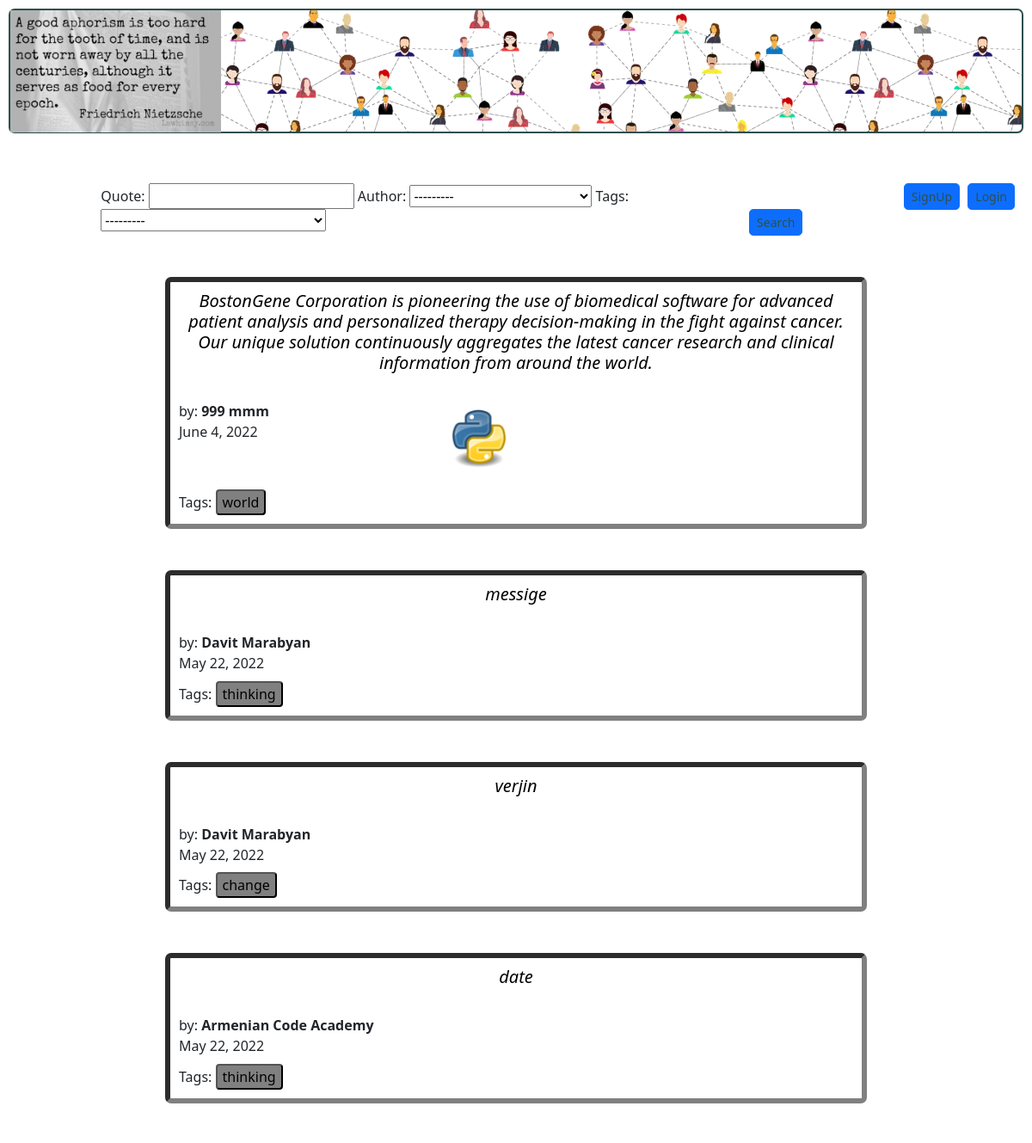
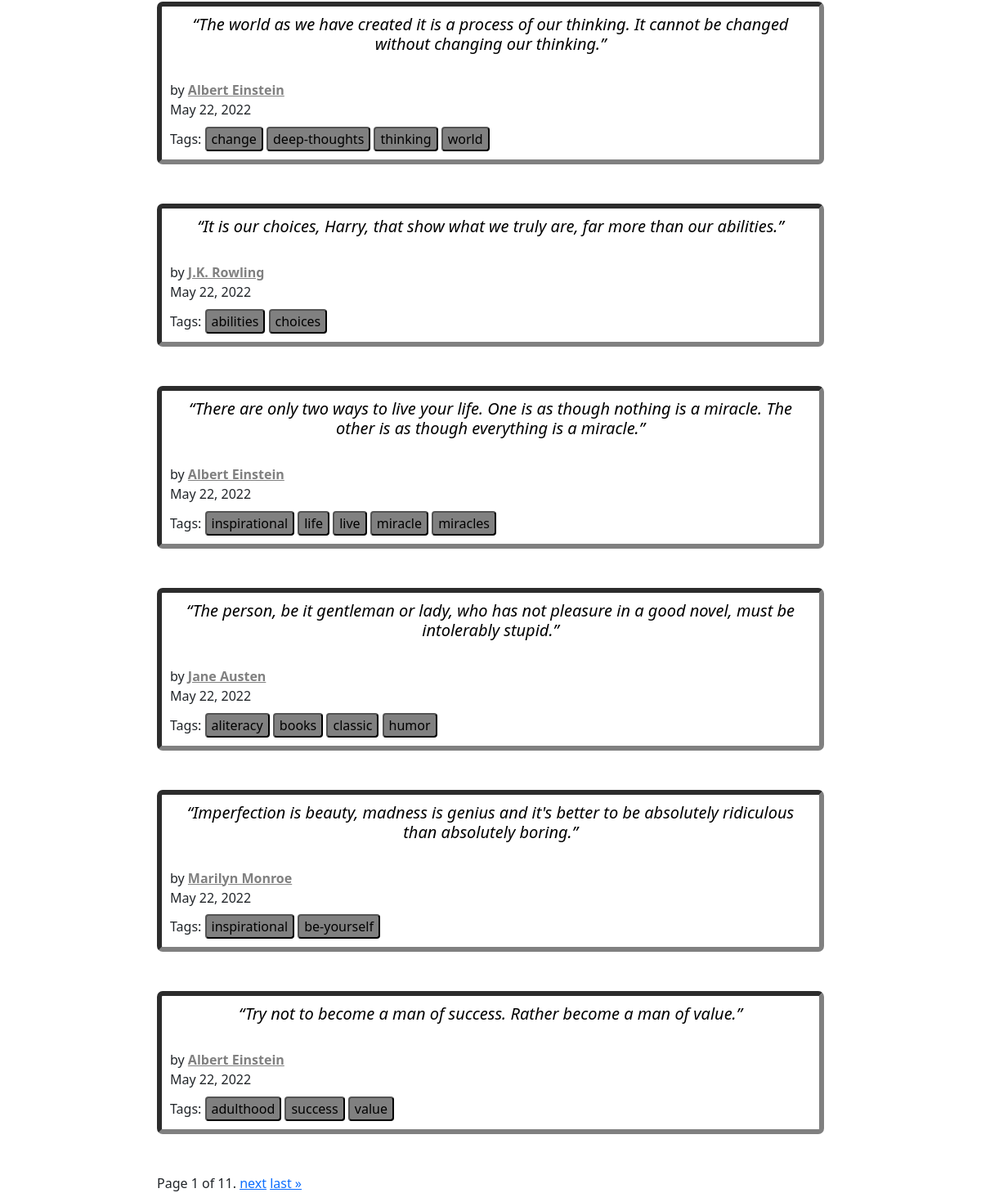
/home/, run on the app's committed database (2 pictures, top to bottom).
### scrap/models.py (models this page shows, shortened)
class Authors(models.Model):
    author = models.CharField(max_length=50, null=False, unique=True)
    def __str__(self):
        return f'{self.author}'

class Quotas(models.Model):
    quota = models.TextField(null=False)
    author = models.ForeignKey(Authors, on_delete=models.SET_NULL, null=True)
    user = models.ForeignKey(User, on_delete=models.SET_NULL, null=True)
    tag = models.ManyToManyField(Tags)
    fav = models.ManyToManyField(User, related_name='favor', blank=True)
    picture = models.ImageField(upload_to='media', blank=True, null=True)
    download = models.FileField(upload_to='media', blank=True, null=True)
    date = models.DateTimeField(auto_now=True, blank=True)

class Tags(models.Model):
    tag = models.CharField(max_length=50, unique=True, null=False)
    def __str__(self):
        return f'{self.tag}'

### scrap/views.py (the view)
# urls.py: urlpatterns = [path('', AphListView.as_view(), name='get_aphs'),
class AphListView(ListView):
    model = Quotas
    paginate_by = 10
    template_name = 'list.html'
    def get_context_data(self, **kwargs):
        context = super().get_context_data(**kwargs)
        context['search_form'] = SearchForm()
        return context
    def get_queryset(self):
        object_list = Quotas.objects.all().order_by('-date')
        if 'quota' in self.request.GET and self.request.GET['quota']:
            quota = self.request.GET['quota']
            object_list = object_list.filter(quota__icontains=quota)
        if 'author' in self.request.GET and self.request.GET['author']:
            author = self.request.GET['author']
            object_list = object_list.filter(author=author)
        if 'tag' in self.request.GET and self.request.GET['tag']:
            tag = self.request.GET['tag']
            object_list = object_list.filter(tag=tag)
        if 'user' in self.request.GET:
            object_list = object_list.filter(user=self.request.user)
        if 'fav' in self.request.GET:
            object_list = object_list.filter(fav=self.request.user)
        return object_list

### scrap/forms.py
class SearchForm(forms.Form):
    quota = forms.CharField(label='Quote', required=False, widget=forms.TextInput(attrs={'class': 'formclass'}))
    author = forms.ModelChoiceField(queryset=Authors.objects.all(),  label='Author', required=False)
    tag = forms.ModelChoiceField(queryset=Tags.objects.all(),  label='Tags', required=False)
    class Meta:
        model = Quotas
        fields = ('quota', 'author', 'tag')

### scrap/templates/list.html (shortened to what this page needs)
{% extends "base.html" %}
{% block content %}
<br><br>
<div style="float:right;margin-right:20px" ;>
    {%if request.user.is_authenticated%}
    <a href="{% url 'accounts:logout' %}">
        <button class="btn btn-primary btn-sm" >Logout</button>
    </a>
    {%else%}
    <a style="text-decoration:none" href="{% url 'accounts:register' %}">
        <button  class="btn btn-primary btn-sm">SignUp</button>
    </a>
    <a href="{% url 'accounts:login' %}" style="margin-left:5px;text-decoration:none">
        <button  class="btn btn-primary btn-sm">Login</button>
    </a>
    {%endif%}
</div>
<div class="container d-flex justify-content-center mt-12" style="width: 70%;">
    <div class="col mt-12">
        <form action="{% url 'scrap:get_aphs' %}" method="GET">
            {{ search_form }}
            <input type="submit" class="btn btn-primary btn-sm" value="Search" style="float:right">
        </form>
    </div>
</div>
<div class="container d-flex mt-5" style="width: 70%;">
    <div class="col">
        {% for aph in object_list %}
        <div style="border:6px inset grey;border-radius: 7px;padding:10px">
            <h5 class="text-center"><a style="text-decoration:none;color:black;" href="{%url 'scrap:aph' aph.id%}"><i> {{ aph.quota }}</i></a></h5>
            <br>
            {%if aph.user%}
           <td class="text-center">by: <b>{%if aph.user.first_name%}{{aph.author}}{%else%}{{aph.user.username}}{%endif%}</b></td>
            {%else%}
            <td class="text-center">by <b><a style="color:grey" target="_blank" href="https://en.wikipedia.org/wiki/{{aph.author}}">{{ aph.author }}</a></b></td>
            {%endif%}
            <p style="margin-bottom:-5%">{{ aph.date.date }}</p>
            {%if aph.picture%}
            <img src="{{ aph.picture.url }}" style="width:70px;margin-left:40%" alt="My image">
            {%endif%}
            <br><br>
            <td>Tags: {% for tag in aph.tag.all %}<a style="text-decoration:none;" href="{% url 'scrap:get_aphs' %}?tag={{tag.id}}"><button style="background:grey;border-radius:4px;">{{ tag }} </button> </a>{% endfor %}</td>
            </div>
 <br><br>
        {% endfor %}
<div class="pagination">
    <span class="step-links">
        <span class="current">
            Page {{ page_obj.number }} of {{ page_obj.paginator.num_pages }}.
        </span>
        {% if page_obj.has_next %}
            <a href="?page={{ page_obj.next_page_number }}">next</a>
            <a href="?page={{ page_obj.paginator.num_pages }}">last &raquo;</a>
        {% endif %}
    </span>
</div>
        </div>
    </div>
    {% endblock content %}

### data on the page
Authors: author "---------"
Quotas: quota "BostonGene Corporation is pioneering the use of biomedical software for advanced patient analysis and personalized therapy decision-making in the fight against cancer. Our unique solution continuously aggregates the latest cancer research and clinical information from around the world.", author "999 mmm", date "June 4, 2022", picture (picture)
Tags: tag "world"
Quotas: quota "messige", author "Davit Marabyan", date "May 22, 2022"
Tags: tag "thinking"
Quotas: quota "verjin", author "Davit Marabyan", date "May 22, 2022"
Tags: tag "change"
Quotas: quota "date", author "Armenian Code Academy", date "May 22, 2022"
Quotas: quota "“The world as we have created it is a process of our thinking. It cannot be changed without changing our thinking.”", author "Albert Einstein", date "May 22, 2022"
Tags: tag "deep-thoughts"
Quotas: quota "“It is our choices, Harry, that show what we truly are, far more than our abilities.”", author "J.K. Rowling", date "May 22, 2022"
Tags: tag "abilities"
Tags: tag "choices"
Quotas: quota "“There are only two ways to live your life. One is as though nothing is a miracle. The other is as though everything is a miracle.”", author "Albert Einstein", date "May 22, 2022"
Tags: tag "inspirational"
Tags: tag "life"
Tags: tag "live"
Tags: tag "miracle"
Tags: tag "miracles"
Quotas: quota "“The person, be it gentleman or lady, who has not pleasure in a good novel, must be intolerably stupid.”", author "Jane Austen", date "May 22, 2022"
Tags: tag "aliteracy"
Tags: tag "books"
Tags: tag "classic"
Tags: tag "humor"
Quotas: quota "“Imperfection is beauty, madness is genius and it's better to be absolutely ridiculous than absolutely boring.”", author "Marilyn Monroe", date "May 22, 2022"
Tags: tag "be-yourself"
Quotas: quota "“Try not to become a man of success. Rather become a man of value.”", author "Albert Einstein", date "May 22, 2022"
Tags: tag "adulthood"
Tags: tag "success"
Tags: tag "value"

### other printed values
{{ page_obj.number }} "1"
{{ page_obj.paginator.num_pages }} "11"
